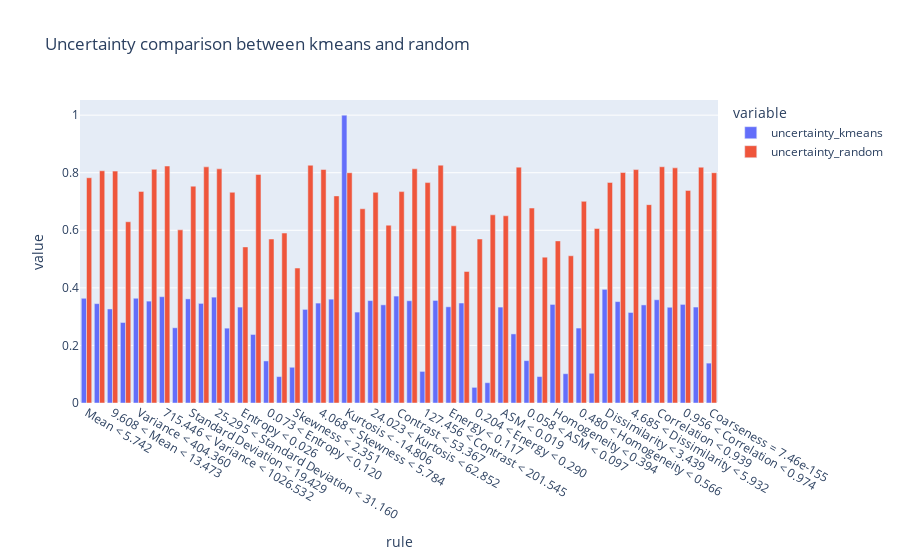

The notebook cell this image was saved under:
### Code cell
px.bar(merged, x='rule', y=['uncertainty_kmeans', 'uncertainty_random'], 
       title='Uncertainty comparison between kmeans and random', # put bars next to each other
       barmode='group')

### Figure 1 — Plotly figure (JSON) as saved in the notebook; plotly's stock layout.template omitted (floating-point values rounded to 4 significant figures)
{"data": [{"alignmentgroup": "True", "hovertemplate": "variable=uncertainty_kmeans<br>rule=%{x}<br>value=%{y}<extra></extra>", "legendgroup": "uncertainty_kmeans", "marker": {"color": "#636efa", "pattern": {"shape": ""}}, "name": "uncertainty_kmeans", "offsetgroup": "uncertainty_kmeans", "orientation": "v", "showlegend": true, "textposition": "auto", "type": "bar", "x": ["Mean < 5.742", "5.742 < Mean < 9.608", "9.608 < Mean < 13.473", "Mean > 13.473", "Variance < 404.360", "404.360 < Variance < 715.446", "715.446 < Variance < 1026.532", "Variance > 1026.532", "Standard Deviation < 19.429", "19.429 < Standard Deviation < 25.295", "25.295 < Standard Deviation < 31.160", "Standard Deviation > 31.160", "Entropy < 0.026", "0.026 < Entropy < 0.073", "0.073 < Entropy < 0.120", "Entropy > 0.120", "Skewness < 2.351", "2.351 < Skewness < 4.068", "4.068 < Skewness < 5.784", "Skewness > 5.784", "Kurtosis < -14.806", "-14.806 < Kurtosis < 24.023", "24.023 < Kurtosis < 62.852", "Kurtosis > 62.852", "Contrast < 53.367", "53.367 < Contrast < 127.456", "127.456 < Contrast < 201.545", "Contrast > 201.545", "Energy < 0.117", "0.117 < Energy < 0.204", "0.204 < Energy < 0.290", "Energy > 0.290", "ASM < 0.019", "0.019 < ASM < 0.058", "0.058 < ASM < 0.097", "ASM > 0.097", "Homogeneity < 0.394", "0.394 < Homogeneity < 0.480", "0.480 < Homogeneity < 0.566", "Homogeneity > 0.566", "Dissimilarity < 3.439", "3.439 < Dissimilarity < 4.685", "4.685 < Dissimilarity < 5.932", "Dissimilarity > 5.932", "Correlation < 0.939", "0.939 < Correlation < 0.956", "0.956 < Correlation < 0.974", "Correlation > 0.974", "Coarseness = 7.46e-155"], "xaxis": "x", "y": [0.3638, 0.3452, 0.3267, 0.2797, 0.3639, 0.3539, 0.3693, 0.2613, 0.3617, 0.346, 0.3678, 0.26, 0.3332, 0.2381, 0.1462, 0.09179, 0.1242, 0.3252, 0.3471, 0.3608, 1, 0.3159, 0.3558, 0.3411, 0.3714, 0.3553, 0.1098, 0.3564, 0.3342, 0.3473, 0.05438, 0.07057, 0.3332, 0.24, 0.1472, 0.09188, 0.3424, 0.1018, 0.2603, 0.1033, 0.3949, 0.3523, 0.3145, 0.3408, 0.3587, 0.3326, 0.3425, 0.3334, 0.1386], "yaxis": "y"}, {"alignmentgroup": "True", "hovertemplate": "variable=uncertainty_random<br>rule=%{x}<br>value=%{y}<extra></extra>", "legendgroup": "uncertainty_random", "marker": {"color": "#EF553B", "pattern": {"shape": ""}}, "name": "uncertainty_random", "offsetgroup": "uncertainty_random", "orientation": "v", "showlegend": true, "textposition": "auto", "type": "bar", "x": ["Mean < 5.742", "5.742 < Mean < 9.608", "9.608 < Mean < 13.473", "Mean > 13.473", "Variance < 404.360", "404.360 < Variance < 715.446", "715.446 < Variance < 1026.532", "Variance > 1026.532", "Standard Deviation < 19.429", "19.429 < Standard Deviation < 25.295", "25.295 < Standard Deviation < 31.160", "Standard Deviation > 31.160", "Entropy < 0.026", "0.026 < Entropy < 0.073", "0.073 < Entropy < 0.120", "Entropy > 0.120", "Skewness < 2.351", "2.351 < Skewness < 4.068", "4.068 < Skewness < 5.784", "Skewness > 5.784", "Kurtosis < -14.806", "-14.806 < Kurtosis < 24.023", "24.023 < Kurtosis < 62.852", "Kurtosis > 62.852", "Contrast < 53.367", "53.367 < Contrast < 127.456", "127.456 < Contrast < 201.545", "Contrast > 201.545", "Energy < 0.117", "0.117 < Energy < 0.204", "0.204 < Energy < 0.290", "Energy > 0.290", "ASM < 0.019", "0.019 < ASM < 0.058", "0.058 < ASM < 0.097", "ASM > 0.097", "Homogeneity < 0.394", "0.394 < Homogeneity < 0.480", "0.480 < Homogeneity < 0.566", "Homogeneity > 0.566", "Dissimilarity < 3.439", "3.439 < Dissimilarity < 4.685", "4.685 < Dissimilarity < 5.932", "Dissimilarity > 5.932", "Correlation < 0.939", "0.939 < Correlation < 0.956", "0.956 < Correlation < 0.974", "Correlation > 0.974", "Coarseness = 7.46e-155"], "xaxis": "x", "y": [0.7826, 0.8068, 0.8056, 0.6297, 0.7351, 0.8118, 0.8232, 0.6015, 0.7533, 0.8204, 0.8134, 0.7321, 0.5423, 0.7939, 0.5697, 0.5904, 0.4688, 0.826, 0.8111, 0.7195, 0.8, 0.6747, 0.7319, 0.6178, 0.7344, 0.8135, 0.7658, 0.8264, 0.6155, 0.457, 0.5697, 0.6537, 0.6504, 0.8194, 0.6772, 0.5067, 0.5631, 0.5114, 0.7006, 0.6063, 0.7663, 0.8007, 0.8109, 0.6891, 0.8207, 0.8169, 0.7386, 0.8192, 0.8], "yaxis": "y"}], "layout": {"barmode": "group", "legend": {"title": {"text": "variable"}, "tracegroupgap": 0}, "title": {"text": "Uncertainty comparison between kmeans and random"}, "xaxis": {"anchor": "y", "domain": [0, 1], "title": {"text": "rule"}}, "yaxis": {"anchor": "x", "domain": [0, 1], "title": {"text": "value"}}}}
